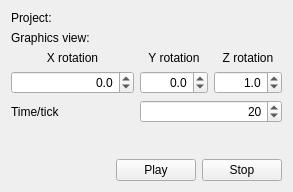
<?xml version="1.0" encoding="UTF-8"?>
<ui version="4.0">
 <class>AutoRotateWorkPanel</class>
 <widget class="QWidget" name="AutoRotateWorkPanel">
  <property name="geometry">
   <rect>
    <x>0</x>
    <y>0</y>
    <width>293</width>
    <height>192</height>
   </rect>
  </property>
  <property name="windowTitle">
   <string>Autorotate</string>
  </property>
  <layout class="QVBoxLayout" name="verticalLayout_2">
   <item>
    <widget class="QWidget" name="projectNameW" native="true">
     <layout class="QHBoxLayout" name="horizontalLayout_3">
      <property name="margin">
       <number>0</number>
      </property>
      <item>
       <widget class="QLabel" name="label_6">
        <property name="text">
         <string>Project:</string>
        </property>
       </widget>
      </item>
      <item>
       <widget class="QObjectLinkWidget" name="projectLO" native="true">
        <property name="sizePolicy">
         <sizepolicy hsizetype="Expanding" vsizetype="Preferred">
          <horstretch>0</horstretch>
          <verstretch>0</verstretch>
         </sizepolicy>
        </property>
       </widget>
      </item>
     </layout>
    </widget>
   </item>
   <item>
    <layout class="QHBoxLayout" name="horizontalLayout_2">
     <item>
      <widget class="QLabel" name="label_4">
       <property name="text">
        <string>Graphics view:</string>
       </property>
      </widget>
     </item>
     <item>
      <widget class="QObjectLinkWidget" name="viewLO" native="true">
       <property name="sizePolicy">
        <sizepolicy hsizetype="Expanding" vsizetype="Preferred">
         <horstretch>0</horstretch>
         <verstretch>0</verstretch>
        </sizepolicy>
       </property>
      </widget>
     </item>
    </layout>
   </item>
   <item>
    <layout class="QGridLayout" name="gridLayout">
     <item row="0" column="0">
      <widget class="QLabel" name="label">
       <property name="text">
        <string>X rotation</string>
       </property>
       <property name="alignment">
        <set>Qt::AlignCenter</set>
       </property>
      </widget>
     </item>
     <item row="1" column="0">
      <widget class="QDoubleSpinBox" name="rotXSB">
       <property name="sizePolicy">
        <sizepolicy hsizetype="Expanding" vsizetype="Fixed">
         <horstretch>0</horstretch>
         <verstretch>0</verstretch>
        </sizepolicy>
       </property>
       <property name="alignment">
        <set>Qt::AlignRight|Qt::AlignTrailing|Qt::AlignVCenter</set>
       </property>
       <property name="decimals">
        <number>1</number>
       </property>
       <property name="minimum">
        <double>-1000.000000000000000</double>
       </property>
       <property name="maximum">
        <double>1000.000000000000000</double>
       </property>
       <property name="value">
        <double>0.000000000000000</double>
       </property>
      </widget>
     </item>
     <item row="2" column="0">
      <widget class="QLabel" name="label_5">
       <property name="text">
        <string>Time/tick</string>
       </property>
      </widget>
     </item>
     <item row="1" column="1">
      <widget class="QDoubleSpinBox" name="rotYSB">
       <property name="alignment">
        <set>Qt::AlignRight|Qt::AlignTrailing|Qt::AlignVCenter</set>
       </property>
       <property name="decimals">
        <number>1</number>
       </property>
       <property name="minimum">
        <double>-1000.000000000000000</double>
       </property>
       <property name="maximum">
        <double>1000.000000000000000</double>
       </property>
       <property name="value">
        <double>0.000000000000000</double>
       </property>
      </widget>
     </item>
     <item row="1" column="2">
      <widget class="QDoubleSpinBox" name="rotZSB">
       <property name="alignment">
        <set>Qt::AlignRight|Qt::AlignTrailing|Qt::AlignVCenter</set>
       </property>
       <property name="decimals">
        <number>1</number>
       </property>
       <property name="minimum">
        <double>-1000.000000000000000</double>
       </property>
       <property name="maximum">
        <double>1000.000000000000000</double>
       </property>
       <property name="value">
        <double>1.000000000000000</double>
       </property>
      </widget>
     </item>
     <item row="0" column="1">
      <widget class="QLabel" name="label_2">
       <property name="text">
        <string>Y rotation</string>
       </property>
       <property name="alignment">
        <set>Qt::AlignCenter</set>
       </property>
      </widget>
     </item>
     <item row="0" column="2">
      <widget class="QLabel" name="label_3">
       <property name="text">
        <string>Z rotation</string>
       </property>
       <property name="alignment">
        <set>Qt::AlignCenter</set>
       </property>
      </widget>
     </item>
     <item row="2" column="1" colspan="2">
      <widget class="QSpinBox" name="timePerTickSB">
       <property name="alignment">
        <set>Qt::AlignRight|Qt::AlignTrailing|Qt::AlignVCenter</set>
       </property>
       <property name="minimum">
        <number>1</number>
       </property>
       <property name="maximum">
        <number>1000</number>
       </property>
       <property name="value">
        <number>20</number>
       </property>
      </widget>
     </item>
    </layout>
   </item>
   <item>
    <spacer name="verticalSpacer">
     <property name="orientation">
      <enum>Qt::Vertical</enum>
     </property>
     <property name="sizeHint" stdset="0">
      <size>
       <width>20</width>
       <height>40</height>
      </size>
     </property>
    </spacer>
   </item>
   <item>
    <layout class="QHBoxLayout" name="horizontalLayout">
     <item>
      <spacer name="horizontalSpacer">
       <property name="orientation">
        <enum>Qt::Horizontal</enum>
       </property>
       <property name="sizeHint" stdset="0">
        <size>
         <width>40</width>
         <height>20</height>
        </size>
       </property>
      </spacer>
     </item>
     <item>
      <widget class="QPushButton" name="playPB">
       <property name="text">
        <string>Play</string>
       </property>
      </widget>
     </item>
     <item>
      <widget class="QPushButton" name="stopPB">
       <property name="text">
        <string>Stop</string>
       </property>
      </widget>
     </item>
    </layout>
   </item>
  </layout>
 </widget>
 <customwidgets>
  <customwidget>
   <class>QObjectLinkWidget</class>
   <extends>QWidget</extends>
   <header location="global">ObjectLinkWidget.hpp</header>
   <container>1</container>
  </customwidget>
 </customwidgets>
 <tabstops>
  <tabstop>playPB</tabstop>
  <tabstop>stopPB</tabstop>
  <tabstop>rotXSB</tabstop>
  <tabstop>rotYSB</tabstop>
  <tabstop>rotZSB</tabstop>
  <tabstop>timePerTickSB</tabstop>
 </tabstops>
 <resources/>
 <connections/>
</ui>
